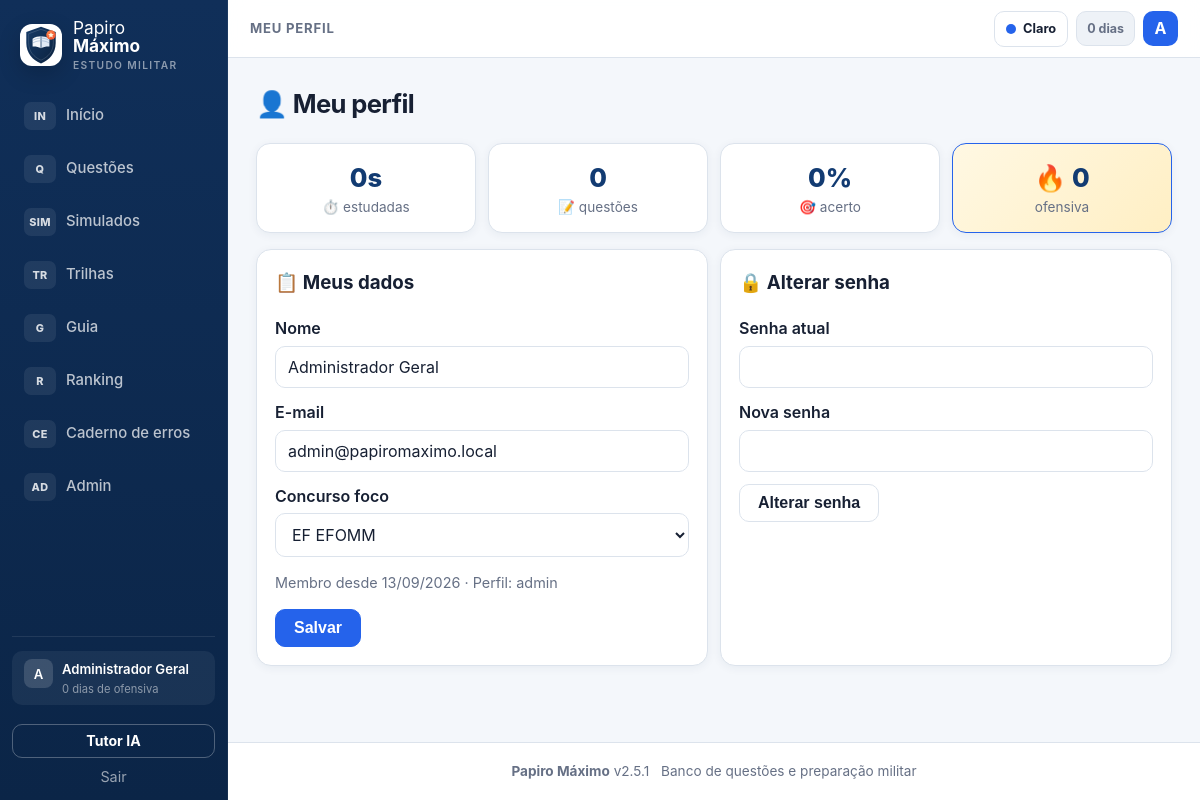
The page /perfil.php (signed in) on the database its author committed.
### tables this page shows
CREATE TABLE IF NOT EXISTS users (
  id INT AUTO_INCREMENT PRIMARY KEY,
  nome VARCHAR(100) NOT NULL,
  email VARCHAR(150) NOT NULL UNIQUE,
  senha_hash VARCHAR(255) NOT NULL,
  foco VARCHAR(20) NOT NULL DEFAULT 'EFOMM',
  role VARCHAR(10) NOT NULL DEFAULT 'aluno',
  ofensiva INT NOT NULL DEFAULT 0,
  ultima_atividade DATE NULL,
  created_at TIMESTAMP DEFAULT CURRENT_TIMESTAMP
);

### includes/config.php (called while the page is built, shortened)
<?php
function url(string $path = ''): string {
    $p = trim($path);
    return BASE_URL . '/' . ltrim($p, '/');
}

### includes/helpers.php (called while the page is built, shortened)
<?php
function concurso_nome(string $c): string { return CONCURSO_NOMES[$c] ?? $c; }
function concurso_icone(string $c): string { return CONCURSO_ICONS[$c] ?? '📝'; }
function e($s): string { return htmlspecialchars((string)($s ?? ''), ENT_QUOTES, 'UTF-8'); }
function fmt_duracao(int $seg): string {
    $seg = max(0, $seg);
    if ($seg < 60) return $seg . 's';
    $m = intdiv($seg % 3600, 60);
    return $m . 'min';
}
function user_stats(int $uid): array {
    $pdo = db();
    $st = $pdo->prepare('SELECT COALESCE(SUM(duracao_seg),0) FROM study_sessions WHERE user_id = ?');
    $st->execute([$uid]);
    $segundos = (int)$st->fetchColumn();
    $st = $pdo->prepare('SELECT COUNT(*) t, '
        . 'COALESCE(SUM(CASE WHEN avaliavel=1 THEN 1 ELSE 0 END),0) ta, '
        . 'COALESCE(SUM(CASE WHEN avaliavel=1 THEN correta ELSE 0 END),0) c, '
        . 'COUNT(DISTINCT questao_id) d FROM respostas WHERE user_id = ?');
    $st->execute([$uid]);
    $r = $st->fetch() ?: ['t'=>0,'ta'=>0,'c'=>0,'d'=>0];
    $tent = (int)$r['t'];
    $avaliadas = (int)$r['ta'];
    $ok = (int)$r['c'];
    $dias = [];
    for ($i = 29; $i >= 0; $i--) $dias[date('Y-m-d', strtotime("-$i day"))] = ['q' => 0, 's' => 0];
    $corte = date('Y-m-d 00:00:00', strtotime('-29 days'));
    $st = $pdo->prepare('SELECT created_at FROM respostas WHERE user_id = ? AND created_at >= ?');
    $st->execute([$uid, $corte]);
    $st = $pdo->prepare('SELECT inicio, duracao_seg FROM study_sessions WHERE user_id = ? AND inicio >= ?');
    $st->execute([$uid, $corte]);
    $st = $pdo->prepare('SELECT q.concurso c, COUNT(*) n, '
        . 'COALESCE(SUM(CASE WHEN r.avaliavel=1 THEN 1 ELSE 0 END),0) t, '
        . 'COALESCE(SUM(CASE WHEN r.avaliavel=1 THEN r.correta ELSE 0 END),0) ok '
        . 'FROM respostas r JOIN questoes q ON q.id = r.questao_id WHERE r.user_id = ? '
        . 'GROUP BY q.concurso ORDER BY n DESC');
    $st->execute([$uid]);
    $conc = $st->fetchAll();
    $st = $pdo->prepare('SELECT q.materia m, COUNT(DISTINCT r.questao_id) n, '
        . 'COALESCE(SUM(CASE WHEN r.avaliavel=1 THEN 1 ELSE 0 END),0) t, '
        . 'COALESCE(SUM(CASE WHEN r.avaliavel=1 THEN r.correta ELSE 0 END),0) ok '
        . 'FROM respostas r JOIN questoes q ON q.id = r.questao_id WHERE r.user_id = ? '
        . 'GROUP BY q.materia ORDER BY n DESC, q.materia ASC');
    $st->execute([$uid]);
    $materias = $st->fetchAll();
    $st = $pdo->prepare('SELECT ofensiva, foco FROM users WHERE id = ?');
    $st->execute([$uid]);
    $u = $st->fetch() ?: ['ofensiva' => 0, 'foco' => 'EFOMM'];
    return [
        'segundos' => $segundos, 'tentativas' => $tent, 'avaliadas' => $avaliadas, 'acertos' => $ok,
        'distintas' => (int)$r['d'], 'taxa' => $avaliadas > 0 ? (int)round($ok * 100 / $avaliadas) : 0,
        'dias' => $dias, 'concursos' => $conc, 'materias' => $materias,
        'ofensiva' => (int)$u['ofensiva'], 'foco' => (string)$u['foco'],
    ];
}

### includes/db.php (called while the page is built, shortened)
<?php
function db(): PDO {
    static $pdo = null;
    if ($pdo instanceof PDO) return $pdo;
    if (DB_DRIVER === 'sqlite') {
        $dir = dirname(DB_SQLITE_PATH);
        if (!is_dir($dir)) mkdir($dir, 0775, true);
        $pdo = new PDO('sqlite:' . DB_SQLITE_PATH);
    } else {
        $dsn = sprintf('mysql:host=%s;dbname=%s;charset=utf8mb4', DB_HOST, DB_NAME);
        $pdo = new PDO($dsn, DB_USER, DB_PASS);
    }
    $pdo->setAttribute(PDO::ATTR_ERRMODE, PDO::ERRMODE_EXCEPTION);
    $pdo->setAttribute(PDO::ATTR_DEFAULT_FETCH_MODE, PDO::FETCH_ASSOC);
    return $pdo;
}

### includes/auth.php (called while the page is built, shortened)
<?php
function current_user(): ?array {
    static $cache = null;
    if ($cache === null) {
        $st = db()->prepare('SELECT * FROM users WHERE id = ?');
        $st->execute([(int)$_SESSION['user_id']]);
        $cache = $st->fetch() ?: false;
    }
    return $cache === false ? null : $cache;
}
function is_admin(?array $u = null): bool {
    $u = $u ?? current_user();
    return $u !== null && (($u['role'] ?? '') === 'admin');
}
function require_login(): array {
    $u = current_user();
    return $u;
}

### perfil.php (the view, shortened to what this page needs)
<?php
$user = require_login();
$stats = user_stats((int)$user['id']);
$title = 'Meu perfil';
$active = 'perfil';
include __DIR__ . '/includes/header.php';
?>
<div class="page-head"><h1>👤 Meu perfil</h1></div>
<div class="grid-stats">
  <div class="stat"><div class="stat-num"><?= e(fmt_duracao($stats['segundos'])) ?></div><div class="stat-label">⏱️ estudadas</div></div>
  <div class="stat"><div class="stat-num"><?= $stats['distintas'] ?></div><div class="stat-label">📝 questões</div></div>
  <div class="stat"><div class="stat-num"><?= $stats['taxa'] ?>%</div><div class="stat-label">🎯 acerto</div></div>
  <div class="stat gold"><div class="stat-num">🔥 <?= $stats['ofensiva'] ?></div><div class="stat-label">ofensiva</div></div>
</div>
<div class="grid-2">
  <div class="card">
    <h3>📋 Meus dados</h3>
    <form method="post" class="form">
      <label>Nome <input name="nome" value="<?= e($user['nome']) ?>" required></label>
      <label>E-mail <input value="<?= e($user['email']) ?>" disabled></label>
      <label>Concurso foco
        <select name="foco">
          <?php foreach (CONCURSOS_TODOS as $c): ?>
            <option value="<?= e($c) ?>" <?= $user['foco'] === $c ? 'selected' : '' ?>><?= concurso_icone($c) ?> <?= e(concurso_nome($c)) ?></option>
          <?php endforeach; ?>
        </select>
      </label>
      <p class="muted">Membro desde <?= e(date('d/m/Y', strtotime($user['created_at']))) ?> · Perfil: <?= e($user['role']) ?></p>
      <button class="btn btn-gold" type="submit">Salvar</button>
    </form>
  </div>
  <div class="card">
    <h3>🔒 Alterar senha</h3>
    <form method="post" class="form">
      <label>Senha atual <input type="password" name="atual" required></label>
      <label>Nova senha <input type="password" name="nova" required></label>
      <button class="btn" type="submit">Alterar senha</button>
    </form>
  </div>
</div>
<?php include __DIR__ . '/includes/footer.php'; ?>

### includes/header.php (shortened to what this page needs)
<?php
$user = current_user();
$nav = [
    ['inicio', 'Início', 'IN', 'index.php'],
    ['questoes', 'Questões', 'Q', 'questoes.php'],
    ['simulados', 'Simulados', 'SIM', 'simulados.php'],
    ['trilhas', 'Trilhas', 'TR', 'trilhas.php'],
    ['guia', 'Guia', 'G', 'guia.php'],
    ['ranking', 'Ranking', 'R', 'ranking.php'],
    ['caderno', 'Caderno de erros', 'CE', 'caderno.php'],
];
?>
<!DOCTYPE html>
<html lang="pt-BR">
<head>
<link rel="stylesheet" href="<?= e(url('assets/css/style.css?v=' . rawurlencode(APP_VERSION))) ?>">
<link rel="stylesheet" href="<?= e(url('assets/css/papiro-v2.css?v=' . rawurlencode(APP_VERSION))) ?>">
</head>
<body>
<div class="shell">
  <aside class="sidebar" id="sidebar">
    <a class="brand" href="<?= e(url('index.php')) ?>">
      <img class="brand-logo" src="<?= e(url('icons/papiro-logo.svg')) ?>" alt="Papiro Máximo">
      <span class="brand-name">Papiro <b>Máximo</b><small>estudo militar</small></span>
    </a>
    <nav class="nav">
      <?php foreach ($nav as [$key, $label, $icon, $href]): ?>
        <a href="<?= e(url($href)) ?>" class="<?= ($active ?? '') === $key ? 'active' : '' ?>"><span class="nav-glyph"><?= e($icon) ?></span><span><?= e($label) ?></span></a>
      <?php endforeach; ?>
      <?php if ($user && is_admin($user)): ?>
        <a href="<?= e(url('admin/index.php')) ?>" class="<?= ($active ?? '') === 'admin' ? 'active' : '' ?>"><span class="nav-glyph">AD</span><span>Admin</span></a>
      <?php endif; ?>
    </nav>
    <div class="side-foot">
      <?php if ($user): ?>
        <a class="user-chip" href="<?= e(url('perfil.php')) ?>"><span class="mini-avatar"><?= e(mb_strtoupper(mb_substr($user['nome'],0,1))) ?></span><span><?= e($user['nome']) ?><small><?= (int)$user['ofensiva'] ?> dias de ofensiva</small></span></a>
        <div class="side-foot-actions">
          <a class="btn btn-ghost btn-block btn-small" href="<?= e(url('ia.php')) ?>">Tutor IA</a>
          <a class="logout" href="<?= e(url('logout.php')) ?>">Sair</a>
        </div>
      <?php else: ?>
        <a class="btn btn-primary btn-block" href="<?= e(url('login.php')) ?>">Entrar</a>
        <a class="btn btn-ghost btn-block" href="<?= e(url('cadastro.php')) ?>">Criar conta</a>
      <?php endif; ?>
    </div>
  </aside>
  <div class="main-col">
    <header class="topbar">
      <div class="topbar-left">
        <span class="top-context"><?= e($title ?? 'Início') ?></span>
      </div>
      <div class="top-right">
        <button class="theme-toggle" id="themeToggle" type="button" aria-label="Alternar tema"><span class="theme-dot"></span><span id="themeLabel">Tema</span></button>
        <?php if ($user): ?>
          <span class="streak" title="Ofensiva"><?= (int)$user['ofensiva'] ?> dias</span>
          <a class="avatar" href="<?= e(url('perfil.php')) ?>" title="<?= e($user['nome']) ?>"><?= e(mb_strtoupper(mb_substr($user['nome'], 0, 1))) ?></a>
        <?php else: ?>
          <a class="btn btn-small" href="<?= e(url('login.php')) ?>">Entrar</a>
          <a class="btn btn-primary btn-small" href="<?= e(url('cadastro.php')) ?>">Criar conta</a>
        <?php endif; ?>
      </div>
    </header>
    <main class="content">

### assets/css/style.css (style rules this page uses)
:root { --navy:#0b1b33; --navy2:#13294f; --navy3:#1d3a68; --gold:#e3a82b; --gold2:#f5c451; --gold-soft:#fdf3d7; --bg:#f1ecdd; --card:#fffdf6; --line:#e2d9c2; --ink:#1d2433; --muted:#6f6a5c; --ok:#15803d; --ok-bg:#e5f5e9; --err:#b91c1c; --err-bg:#fdecec; --info:#1d4ed8; --info-bg:#e8effe; --radius:14px; --shadow:0 2px 10px rgba(11,27,51,.08); }
* { box-sizing:border-box }
html { -webkit-text-size-adjust:100% }
body { margin:0;font-family:"Segoe UI",system-ui,-apple-system,Roboto,Arial,sans-serif;background:var(--bg);color:var(--ink);line-height:1.55 }
a { color:var(--navy3);text-decoration:none }
.muted { color:var(--muted);font-size:.9em }
.shell { display:flex;min-height:100vh }
.sidebar { width:250px;flex-shrink:0;background:linear-gradient(180deg,var(--navy),var(--navy2));color:#fff;position:sticky;top:0;height:100vh;display:flex;flex-direction:column;padding:18px 14px;z-index:60 }
.brand { display:flex;align-items:center;gap:10px;color:#fff;font-size:1.15rem;padding:4px 8px 16px }
.brand-name b { color:var(--gold2) }
.nav { display:flex;flex-direction:column;gap:2px;overflow-y:auto }
.nav a { display:flex;gap:10px;align-items:center;color:#dbe4f3;padding:9px 12px;border-radius:10px;font-weight:500 }
.side-foot { margin-top:auto;display:flex;flex-direction:column;gap:8px;padding-top:14px;border-top:1px solid rgba(255,255,255,.15) }
.user-chip { color:#fff;background:rgba(255,255,255,.1);padding:8px 12px;border-radius:10px;font-weight:600 }
.user-chip small { color:var(--gold2);font-weight:400 }
.logout { color:#f3b6b6;font-size:.9rem;text-align:center }
.main-col { flex:1;min-width:0;display:flex;flex-direction:column }
.topbar { position:sticky;top:0;z-index:50;display:flex;align-items:center;gap:12px;background:rgba(255,253,246,.92);backdrop-filter:blur(6px);border-bottom:1px solid var(--line);padding:10px 20px }
.top-right { margin-left:auto;display:flex;align-items:center;gap:10px }
.streak { background:var(--gold-soft);border:1px solid var(--gold);border-radius:20px;padding:3px 12px;font-weight:700;color:#8a5c00 }
.avatar { width:36px;height:36px;border-radius:50%;background:var(--navy);color:#fff;display:flex;align-items:center;justify-content:center;font-weight:700 }
.content { padding:22px;max-width:1080px;width:100%;margin:0 auto;flex:1 }
.page-head { display:flex;align-items:center;gap:12px;margin:4px 0 16px;flex-wrap:wrap }
.page-head h1 { font-size:1.5rem;margin:0;color:var(--navy) }
.card { background:var(--card);border:1px solid var(--line);border-radius:var(--radius);box-shadow:var(--shadow);padding:18px;margin-bottom:16px }
.card h2,.card h3 { margin-top:0;color:var(--navy) }
.grid-2 { display:grid;grid-template-columns:1fr 1fr;gap:12px }
.grid-stats { display:grid;grid-template-columns:repeat(4,1fr);gap:12px;margin-bottom:16px }
.stat { background:var(--card);border:1px solid var(--line);border-radius:var(--radius);box-shadow:var(--shadow);padding:14px;text-align:center }
.stat-num { font-size:1.6rem;font-weight:800;color:var(--navy) }
.stat-label { font-size:.85rem;color:var(--muted) }
.stat.gold { background:linear-gradient(135deg,#fff8e3,#ffefc4);border-color:var(--gold) }
.btn { display:inline-block;border:1px solid var(--navy);background:#fff;color:var(--navy);border-radius:10px;padding:9px 18px;font-weight:600;cursor:pointer;font-size:1rem }
.btn-gold { background:var(--gold);border-color:#c78f1b;color:#231a03 }
.btn-ghost { background:transparent;border-color:rgba(255,255,255,.5);color:#fff }
.btn-small { padding:5px 12px;font-size:.88rem }
.btn-block { display:block;text-align:center;width:100% }
.form label { display:block;margin-bottom:12px;font-weight:600;color:var(--navy) }
.form input,.form select,.form textarea { display:block;width:100%;margin-top:5px;padding:10px 12px;border:1px solid #c9c0a4;border-radius:10px;font-size:1rem;font-family:inherit;background:#fff;color:var(--ink) }

### rows shown on the page
users: nome "A", nome "Administrador Geral", ofensiva "0", email "admin@papiromaximo.local", created_at "13/09/2026", role "admin"

### other values the page prints
$icon "IN"
$label "Início"
$icon "Q"
$label "Questões"
$icon "SIM"
$label "Simulados"
$icon "TR"
$label "Trilhas"
$icon "G"
$label "Guia"
$icon "R"
$label "Ranking"
$icon "CE"
$label "Caderno de erros"
$title "MEU PERFIL"
